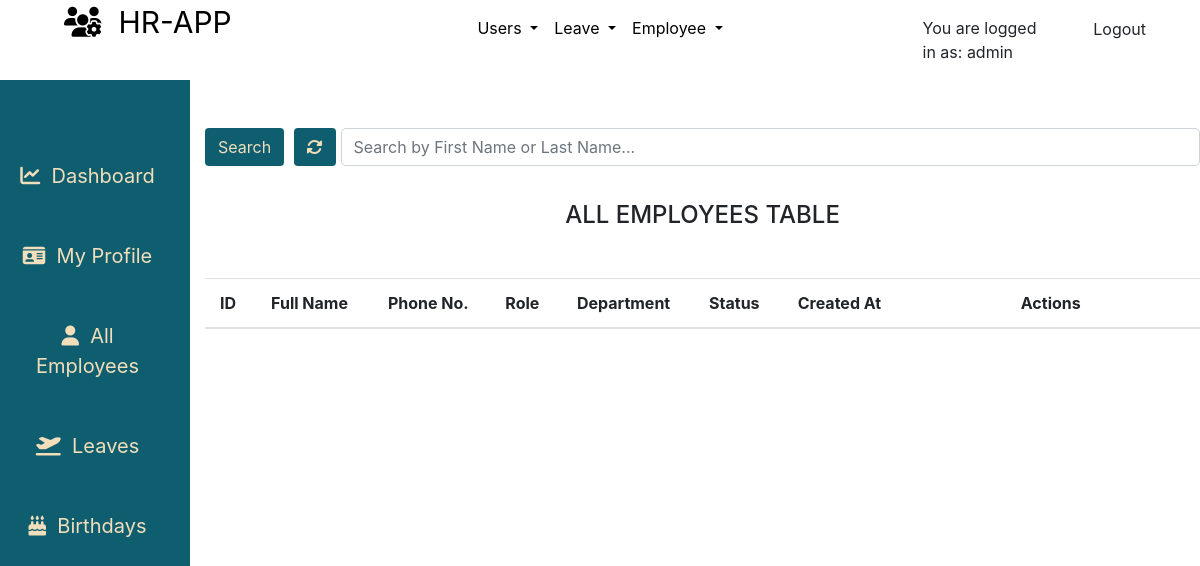
Before: /employees/ (signed in) with the older database file.
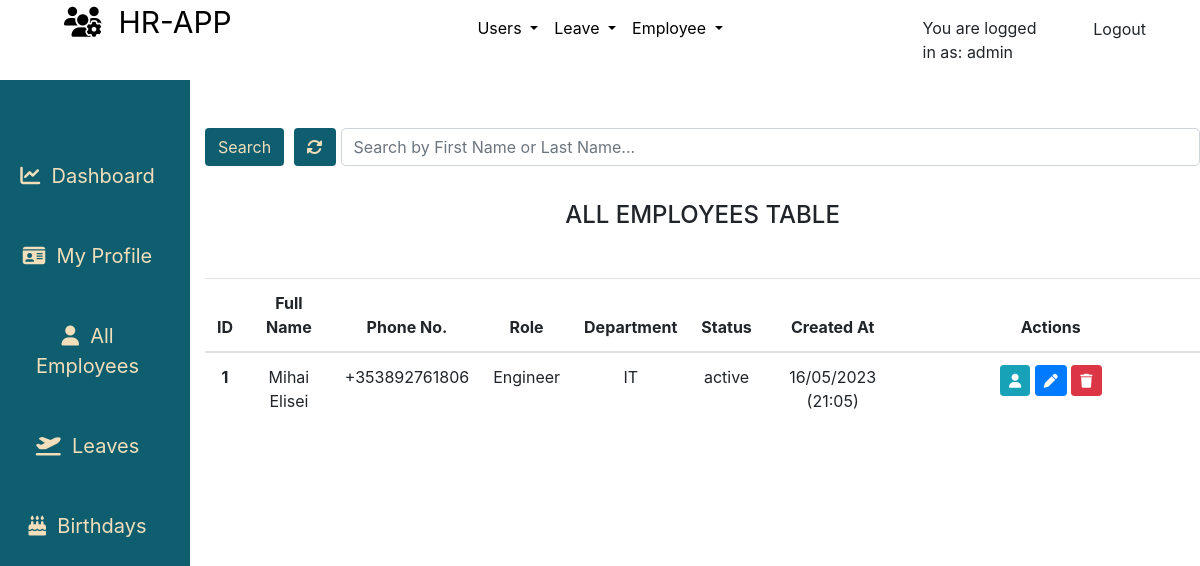
After: the same page with the newer database file.
### employees/models.py (models this page shows, shortened)
class Employee(models.Model):
    MALE = 'male'
    FEMALE = 'female'
    GENDER = (
    (MALE, 'Male'),
    (FEMALE, 'Female'),
    )
    MR = 'Mr'
    MRS = 'Mrs'
    MSS = 'Mss'
    DR = 'Dr'
    SIR = 'Sir'
    MADAM = 'Madam'
    TITLE = (
    (MR, 'Mr'),
    (MRS, 'Mrs'),
    (MSS, 'Mss'),
    (DR, 'Dr'),
    (SIR, 'Sir'),
    (MADAM, 'Madam'),
    )
    FULL_TIME = 'Full-Time'
    PART_TIME = 'Part-Time'
    CONTRACT = 'Contract'
    INTERN = 'Intern'
    EMPLOYEETYPE = (
    (FULL_TIME, 'Full-Time'),
    (PART_TIME, 'Part-Time'),
    (CONTRACT, 'Contract'),
    (INTERN, 'Intern'),
    )
    MASTERS = 'Masters Degree'
    BACHELOR = 'Bachelor Degree'
    ADVANCED = 'Craft / Higher Certificate'
    LEAVING = 'Leaving Certificate'
    JUNIOR = 'Junior Certificate'
    OTHER = 'Other'
    EDUCATIONAL_LEVEL = (
    (MASTERS, 'Masters Degree'),
    (BACHELOR, 'Bachelor Degree'),
    (ADVANCED, 'Craft / Higher Certificate'),
    (LEAVING, 'Leaving Certificate'),
    (JUNIOR, 'Junior Certificate'),
    (OTHER, 'Other'),
    )
    id = models.CharField(_('Employee ID Number'), max_length=10, null=False, blank=False, primary_key=True)
    user = models.ForeignKey(User, on_delete=models.CASCADE, default=None)
    title = models.CharField(_('Title'), max_length=5, default=MR, choices=TITLE, blank=False, null=False)
    firstname = models.CharField(_('First Name'), max_length=125, null=False, blank=False)
    lastname = models.CharField(_('Last Name'), max_length=125, null=False, blank=False)
    othername = models.CharField(_('Other Name (optional)'), max_length=125, null=True, blank=True)
    sex = models.CharField(_('Gender'), max_length=9, choices=GENDER, blank=False)
    email = models.CharField(_('Email'), max_length=255, default=None, blank=False, null=False)
    tel = PhoneNumberField(null=False, blank=False, verbose_name='Phone Number', help_text= 'Enter number with Country Code Eg. +353000000000')
    birthday = models.DateField(_('Birthday'),blank=False,null=False)
    nationality = models.ForeignKey(Nationality, verbose_name=_('Nationality'), on_delete=models.SET_NULL, null=True, default=None)
    address = models.CharField(_('Address'), help_text='address of current residence', max_length=125, null=True, blank=True)
    education = models.CharField(_('Education'),help_text='Highest educational level', max_length=26, choices=EDUCATIONAL_LEVEL, blank=False, null=True)
    lastwork = models.CharField(_('Last Place of Work'), help_text='Where was the last place you worked ?', max_length=125, null=True, blank=True)
    position = models.CharField(_('Position Held'),help_text='What position where you in your last place of work ?', max_length=255, null=True, blank=True)
    department = models.ForeignKey(Department, verbose_name =_('Department'), on_delete=models.SET_NULL, null=True, default=None)
    role = models.ForeignKey(Role, verbose_name=_('Role'), on_delete=models.SET_NULL, null=True, default=None)
    startdate = models.DateField(_('Employement Date'), help_text='date of employement', blank=False, null=True)
    employeetype = models.CharField(_('Employee Type'), max_length=15, default=FULL_TIME, choices=EMPLOYEETYPE, blank=False, null=True)
    dateissued = models.DateField(_('Date Issued'), help_text='date staff id was issued', blank=False, null=True)
    created = models.DateTimeField(verbose_name=_('Created'), auto_now_add=True, null=True)
    is_blocked = models.BooleanField(_('Is Blocked'),help_text='button to toggle employee block and unblock',default=False)
    is_deleted = models.BooleanField(_('Is Deleted'),help_text='button to toggle employee deleted and undelete',default=False)
    class Meta:
        verbose_name = _('Employee')
        verbose_name_plural = _('Employees')
        ordering = ['-created']
    @property
    def get_full_name(self):
        fullname = ''
        firstname = self.firstname
        lastname = self.lastname
        othername = self.othername
        if (firstname and lastname) or othername is None:
            fullname = firstname + ' ' + lastname
            return fullname
        elif othername:
            fullname = firstname + ' ' + lastname + ' ' + othername
            return fullname
        return

class Role(models.Model):
    name = models.CharField(max_length=125)
    description = models.CharField(max_length=125, null=True, blank=True)
    created = models.DateTimeField(verbose_name=_('Created'), auto_now_add=True)
    updated = models.DateTimeField(verbose_name=_('Updated'), auto_now=True)
    class Meta:
        verbose_name = _('Role')
        verbose_name_plural = _('Roles')
        ordering = ['name', 'created']
    def __str__(self):
        return self.name

class Department(models.Model):
    name = models.CharField(max_length=125)
    description = models.CharField(max_length=125, null=True, blank=True)
    created = models.DateTimeField(verbose_name=_('Created'), auto_now_add=True)
    updated = models.DateTimeField(verbose_name=_('Updated'), auto_now=True)
    class Meta:
        verbose_name = _('Department')
        verbose_name_plural = _('Departments')
        ordering = ['name', 'created']
    def __str__(self):
        return self.name

### employees/views.py (the view)
# urls.py: path('', views.all_employees, name='employees'),
def all_employees(request):
    if not (request.user.is_authenticated and request.user.is_superuser and request.user.is_staff):
        return redirect('/')
    dataset = dict()
    departments = Department.objects.all()
    employees = Employee.objects.all()
    query = request.GET.get('search')
    if query:
        employees = employees.filter(
			Q(firstname__icontains=query) |
			Q(lastname__icontains=query)
			)
    paginator = Paginator(employees, 5)  # show 10 employees per page
    page = request.GET.get('page')
    employees_paginated = paginator.get_page(page)
    dataset['employee_list'] = employees_paginated
    dataset['departments'] = departments
    dataset['all_employees'] = Employee.objects.all()
    dataset['title'] = 'All Employees'
    return render(request, 'employees/all_employees.html', dataset)

### employees/templates/employees/all_employees.html (shortened to what this page needs)
{% extends "base.html" %}
{% load static %}
{% block content %}
<div class="container-fluid">
    <div class="row flex-nowrap mt-0">
        <div class="col-auto col-md-2 col-xl-2 px-sm-2 px-0 teal-color beige-color">
            <div class="d-flex flex-column align-items-center align-items-sm-start px-3 pt-2 min-vh-100">
                <ul class="nav nav-pills flex-column mb-sm-auto mt-5 align-items-center align-items-sm-right" id="menu"
                    style="width: 100%;">
                    <li class="nav-item sidebar-item">
                        <a href="{% url 'home' %}" class="nav-link align-middle px-0">
                            <i class="fas fa-chart-line"></i><span class="ms-1 d-none d-sm-inline">&nbsp; Dashboard</span>
                        </a>
                    </li>
                    <li class="nav-item sidebar-item">
                        <a href="#" class="nav-link align-middle px-0">
                            <i class="fas fa-id-card"></i><span class="ms-1 d-none d-sm-inline">&nbsp; My Profile</span>
                        </a>
                    </li>
                    {% if request.user.is_superuser and request.user.is_staff %}
                    <li class="nav-item sidebar-item">
                        <a href="{% url 'employees' %}" class="nav-link align-middle px-0">
                            <i class="fas fa-user"></i><span class="ms-1 d-none d-sm-inline">&nbsp; All Employees</span>
                        </a>
                    </li>
                    {% endif %}
                    <li class="nav-item sidebar-item">
                        <a href="#" class="nav-link align-middle px-0">
                            <i class="fas fa-plane-departure"></i><span class="ms-1 d-none d-sm-inline">&nbsp; Leaves</span>
                        </a>
                    </li>
                    <li class="nav-item sidebar-item">
                        <a href="#" class="nav-link align-middle px-0">
                            <i class="fas fa-birthday-cake"></i><span class="ms-1 d-none d-sm-inline">&nbsp; Birthdays</span>
                        </a>
                    </li>
                </ul>
            </div>
        </div>
        <div class="col-10">
            <div class="content scroll-form">
                <div class="container-fluid">
                  <div class="row" style="margin-bottom: 2.2rem;margin-top: 3rem;">
                    <div class="col-lg-12">
                      <form action="" method="GET">
                        <div class="input-group">
                          <span class="input-group-btn">
                            <button class="btn btn-default teal-color beige-color" style="margin-right: 5px;" type="button">Search</button>
                            <a href="{% url 'employees' %}" class="btn teal-color beige-color" style="margin-right: 5px;"><i class="fas fa-sync-alt"></i></a>
                          </span>
                          <input type="search" value="{{request.GET.search}}" name="search" class="form-control search" placeholder="Search by First Name or Last Name..." style="border-radius: 5px;">
                        </div>
                      </form>
                    </div>
                  </div>
                </div>
                <div class="table-responsive table-shadow">
                  <div class="text-center table-description">
                    <h4 class="table-title">ALL EMPLOYEES TABLE</h4>
                  </div>
                  <table class="table mt-5">
                    <thead style="text-align: center;">
                      <tr>
                        <th scope="col">ID</th>
                        <th scope="col">Full Name</th>
                        <th scope="col" class="hide">Phone No.</th>
                        <th scope="col" class="hide">Role</th>
                        <th scope="col">Department</th>
                        <th scope="col" class="hide">Status</th>
                        <th scope="col" class="hide">Created At</th>
                        <th scope="col" style="width: 30%;">Actions</th>
                      </tr>
                    </thead>
                    <tbody style="text-align: center;">
                      {% for employee in employee_list %}
                      <tr>
                        {% if employee.id %}
                          <th scope="row">{{ employee.id }}</th>
                        {% else %}
                          <th scope="row">-</th>
                        {% endif %}
                        <td>{{ employee.get_full_name }}</td>
                        <td class="hide">{{ employee.tel }}</td>
                        <td class="hide">{{ employee.role }}</td>
                        <td>{{ employee.department }}</td>
                        {% if employee.is_blocked %}
                        <td class="hide">Inactive</td>
                        {% else %}
                        <td class="hide">active</td>
                        {% endif %}
                        <td class="hide">{{ employee.created | date:'d/m/Y (H:i)' }}</td>
                        <td>
                          <a href="#" class="btn btn-sm btn-info btn-edit" title="Profile">
                            <i class="fas fa-user"></i>
                          </a>
                          <a href="#" class="btn btn-sm btn-primary btn-edit" title="Edit Employee">
                            <i class="fas fa-pen"></i>
                          </a>
                          <a href="#" class="btn btn-sm btn-danger btn-edit" title="Delete Employee">
                            <i class="fas fa-trash"></i>
                          </a>
                        </td>
                      </tr>
                      {% endfor %}
                    </tbody>
                  </table>
                </div>
              </div>
        </div>
    </div>
</div>
{% endblock %}

### templates/base.html (shortened to what this page needs)
{% load static %}
<!doctype html>
<html lang="en">
<head>
    {% block corecss %}
    <link rel="stylesheet" href="https://stackpath.bootstrapcdn.com/bootstrap/4.4.1/css/bootstrap.min.css"
>
    <link rel="stylesheet" href="{% static 'css/base.css' %}">
    {% endblock %}
<body>
    <header class="container-fluid">
        <div class="row">
            <div class="col-{% if user.is_authenticated %}3{% else %}9{% endif %}">
                <div class="mx-3 pl-5">
                    <a href="#" class="main-logo-link logo-font text-black main-logo">
                        {% block navbar-content %}
                        <i class="fas fa-users-cog"></i>&nbsp;&nbsp;HR-APP
                        {% endblock navbar-content %}
                    </a>
                </div>
            </div>
            {% if user.is_authenticated %}
            {% if request.user.is_superuser %}
            <div class="col-6">
                <nav class="navbar navbar-expand-lg">
                    <ul class="navbar-nav mr-auto mx-auto">
                        <li class="nav-item dropdown">
                            <a class="nav-link dropdown-toggle  text-black" href="#" role="button" data-toggle="dropdown" aria-expanded="false">
                              Users
                            </a>
                        </li>
                        <li class="nav-item dropdown">
                            <a class="nav-link dropdown-toggle  text-black" href="#" role="button" data-toggle="dropdown" aria-expanded="false">
                                Leave
                            </a>
                        </li>
                        <li class="nav-item dropdown">
                            <a class="nav-link dropdown-toggle  text-black" href="#" role="button" data-toggle="dropdown" aria-expanded="false">
                                Employee
                            </a>
                        </li>
                    </ul>
                </nav>
            </div>
            {% endif %}
            {% endif %}
            <div class="col-3">
                {% if user.is_authenticated %}
                <div class="row ">
                    <div class="col-6 ">
                        <p class="pt-3">You are logged in as: <span>{{ request.user }}</span></p>
                    </div>
                    <div class="col-6">
                        <a href="{% url 'account_logout' %}" class="btn btn-md p-3" id="btn-nav">Logout</a>
                    </div>
                </div>
                {% else %}
                <a href="{% url 'account_login' %}" class="btn btn-md" id="btn-nav">Login</a>
                {% endif %}
            </div>
        </div>
    </header>
    {% block content %}
    {% endblock %}
</body>
</html>

### static/css/base.css (style rules this page uses)
html, body { padding: 0; height: 100%; margin: 0; max-width: 100%; overflow: hidden; }
.teal-color { background-color: #0E5E6F; }
.beige-color { color:#F2DEBA; }
.text-black { color: #000 !important; }
.logo-font { text-transform: uppercase; }
.main-logo { font-size: 30px; }
.sidebar-item a { text-decoration: none; color:#F2DEBA; font-size: 20px; text-align: center; padding: 25px; }
.nav-pills { text-align: center!important; }
.container-fluid { margin: 0; padding: 0; }

Changed rows visible on the page:
added Employee: id "1", get_full_name "Mihai Elisei", tel "+353892761806", role "Engineer", department "IT", is_blocked "active", created "16/05/2023 (21:05)"
